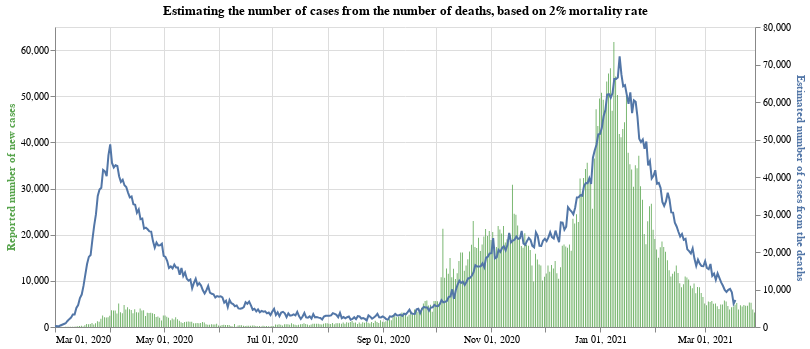

The code cell stored with this chart in its notebook:
### Markdown cell above
In the above chart, the blue line (axis on the right hand side) indicates the number of deaths recorded lagged by 7 days. The green bars (with axis on the left hand side) are what the number of deaths would be if the mortality rate was 2% and if the number of positive cases exaclty reflects the true number of cases. Of course this is not the case (especially in the first half of 2020, before mass testing was available). However this rough estimate seems to line up pretty well from September onwards, so we will use this estimate.
Note that we have lagged the time series for the number of deaths by 7 days, so that we can visualise the interaction between the number of new cases and number of new deaths. This also allows us to see a prediction for the number of deaths that might occur based on the number of new cases that have been seen in the last week.

### Code cell
#collapse
base = alt.Chart(full_eng_deaths.query("date >= '2020-03-01'")).encode(x=alt.X("yearmonthdate(date):T", axis=alt.Axis(title=None))).properties(width=700, title='Estimating the number of cases from the number of deaths, based on 2% mortality rate')

bars = base.mark_bar(color='#57A44C').encode(
    y=alt.Y("newCases:Q", axis=alt.Axis(title='Reported number of new cases', titleColor='#57A44C')),
    tooltip="newCases:Q"
)

line = base.mark_line(stroke='#5276A7').encode(y=alt.Y("estimateCasesFromDeaths:Q", axis=alt.Axis(title='Estimated number of cases from the deaths', titleColor='#5276A7')))

alt.layer(bars, line).resolve_scale(y='independent')

### Figure 1 — Vega-Lite specification as saved in the notebook (floating-point values rounded to 4 significant figures; data arrays with more than 128 entries replaced by an {"elided": "..."} marker saying what was removed)
{"config": {"view": {"continuousWidth": 400, "continuousHeight": 300}}, "layer": [{"mark": {"type": "bar", "color": "#57A44C"}, "encoding": {"tooltip": {"type": "quantitative", "field": "newCases"}, "x": {"type": "temporal", "axis": {"title": null}, "field": "date", "timeUnit": "yearmonthdate"}, "y": {"type": "quantitative", "axis": {"title": "Reported number of new cases", "titleColor": "#57A44C"}, "field": "newCases"}}, "title": "Estimating the number of cases from the number of deaths, based on 2% mortality rate", "width": 700}, {"mark": {"type": "line", "stroke": "#5276A7"}, "encoding": {"x": {"type": "temporal", "axis": {"title": null}, "field": "date", "timeUnit": "yearmonthdate"}, "y": {"type": "quantitative", "axis": {"title": "Estimated number of cases from the deaths", "titleColor": "#5276A7"}, "field": "estimateCasesFromDeaths"}}, "title": "Estimating the number of cases from the number of deaths, based on 2% mortality rate", "width": 700}], "data": {"name": "data-6ac5e1511cebebc879d997521a797c1d"}, "resolve": {"scale": {"y": "independent"}}, "$schema": "https://vega.github.io/schema/vega-lite/v4.8.1.json", "datasets": {"data-6ac5e1511cebebc879d997521a797c1d": {"elided": "393 records"}}}
